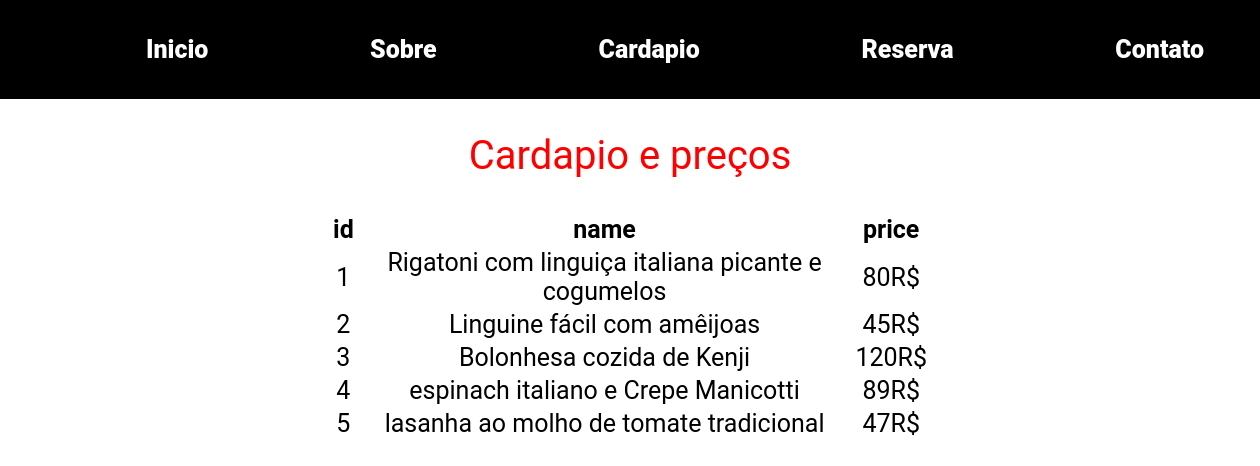
Screenshot of /Cardapio with the database file from the repository.
### index_site.py (models this page shows)
class Preços(db.Model):
    id = db.Column(db.Integer(), primary_key=True)
    name = db.Column(db.String(length=50), nullable=False, unique=True)
    price = db.Column(db.Integer(), nullable=False, unique=True)

### index_site.py (the view)
@app.route("/Cardapio")
def Cardapio():
    pratos = Preços.query.all()
    return render_template("Cardapio.html", pratos=pratos)

### templates/Cardapio.html
{% extends 'base.html' %}
{% block content %}
<h2>Cardapio e preços</h2>
<table class="table table-hover table-dark">
   <thead>
      <tr>
         <th scope="col">id</th>
         <th scope="col">name</th>
         <th scope="col">price</th>
      </tr>
   </thead>
   <tbody>
      {% for Preços in pratos %}
      <tr>
         <td> {{Preços.id}} </td>
         <td> {{Preços.name}} </td>
         <td> {{Preços.price}}R$ </td>
      </tr>
      {% endfor %}
   </tbody>
</table>
{% endblock %}

### templates/base.html (shortened to what this page needs)
<!DOCTYPE html>
<html lang="pt-br">
   <head>
      <link rel="stylesheet" href="{{ url_for('static', filename='css/index.css')}}">
      <link rel="stylesheet" href="https://maxcdn.bootstrapcdn.com/font-awesome/4.7.0/css/font-awesome.min.css">
   </head>
   <body>
      <header>
         <nav>
            <ul>
               <li><a href="{{url_for('inicio')}}">Inicio</a></li>
               <li><a href="{{url_for('Sobre')}}">Sobre</a></li>
               <li><a href="{{url_for('Cardapio')}}">Cardapio</a></li>
               <li><a href="{{url_for('Reserva')}}">Reserva</a></li>
               <li><a href="{{url_for('Contato')}}">Contato</a></li>
            </ul>
         </nav>
      </header>
          {% block content %}
           {% endblock %}
   </body>
</html>

### static/css/index.css (style rules this page uses)
* { font-size: 25px; font-family: Roboto; color: black; text-decoration: none; text-align: center }
h1, h2 { font-size: 40px; font-weight: 400; color: red; text-align: center; }
table { margin: 0 auto 0 auto; max-width: 600px; }
body { margin: 0px; padding: 0px; }
nav { width:100%; background: rgb(0, 0, 0); padding: 1.4em 1.0em; }
nav ul { display: none; list-style-type: none; flex-direction: column; justify-content: space-around; margin: 0; }
nav ul li { margin: 0; font-weight: 800; }
nav ul li a { color: white; }
nav ul li a:link { color: white; }
@media screen and (min-width: 850px) { nav ul { display: flex; flex-direction: row; } }

### rows the page displays
Preços: id "1", name "Rigatoni com linguiça italiana picante e cogumelos", price "80"
Preços: id "2", name "Linguine fácil com amêijoas", price "45"
Preços: id "3", name "Bolonhesa cozida de Kenji", price "120"
Preços: id "4", name "espinach italiano e Crepe Manicotti", price "89"
Preços: id "5", name "lasanha ao molho de tomate tradicional", price "47"
